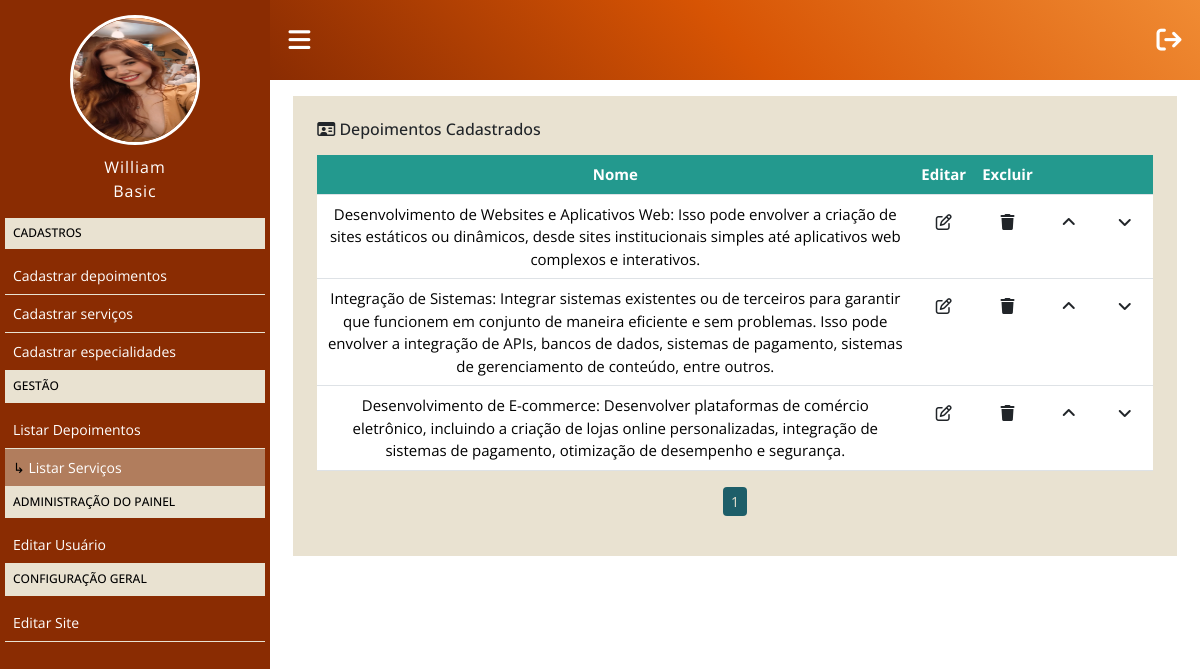
Page /painel/listar-servicos (signed in) on the committed database.
### classes/MySql.php (called while the page is built)
<?php
class MySql
{
    private static $pdo;
    public static function conectar()
    {
        if (self::$pdo == null) {
            try {
                self::$pdo = new PDO('mysql:host=' . HOST . ';dbname=' . DATABASE, USER, PASSWORD, array(PDO::MYSQL_ATTR_INIT_COMMAND => "SET NAMES utf8"));
                self::$pdo->setAttribute(PDO::ATTR_ERRMODE, PDO::ERRMODE_EXCEPTION);
            } catch (Exception $e) {
                echo '<h2 style="color:red;margin-top:20px;font-style: italic;text-transform:lowercase;">erro ao conectar</h2>';
            }
        }
        return self::$pdo;
    }
}

### painel/pages/listar-servicos.php (the view, shortened to what this page needs)
<?php
$currentPage = isset($_GET['page']) ? (int)$_GET['page'] : 1;
$perPage = 6;
$servicos = Painel::selectAll('tb_site.servicos', ($currentPage - 1) * $perPage, $perPage);
?>
<div class="metricas container bg-main-begePastel p-4 mb-3 mt-3 g-col-6">
    <h6 class="mb-3"><i class="fa fa-id-card-o"></i> Depoimentos Cadastrados</h6>
    <div class="wraper-table">
        <table class="table testimonial">
            <thead>
                <tr>
                    <th scope="col bg-main-mediumBlue">Nome</th>
                    <th scope="col">Editar</th>
                    <th scope="col">Excluir</th>
                    <th scope="col"></th>
                    <th scope="col"></th>
                </tr>
            </thead>
            <tbody>
                <?php
                foreach ($servicos as $key => $value) {
                ?>
                    <tr>
                        <td></a><?php echo $value['servico'] ?></td>
                        <td><a href="<?php echo INCLUDE_PATH_PAINEL ?>editar-servicos?id=<?php echo $value['id'] ?>" class="btn edit"><i class="fa-regular fa-pen-to-square"></i></a></td>
                        <td><a actionBtn="delete" href="<?php echo INCLUDE_PATH_PAINEL ?>listar-servicos?delete=<?php echo $value['id'] ?>" class="btn delete"><i class="fa-solid fa-trash"></i></a></td>
                        <td><a class="btn order" href="<?php echo INCLUDE_PATH_PAINEL ?>listar-servicos?order=up&id=<?php echo $value['id'] ?>"><i class="fa-solid fa-angle-up"></i></a></td>
                        <td><a class="btn order" href="<?php echo INCLUDE_PATH_PAINEL ?>listar-servicos?order=down&id=<?php echo $value['id'] ?>"><i class="fa-solid fa-angle-down"></i></a></td>
                    </tr>
                <?php } ?>
            </tbody>
        </table>
    </div>
    <nav aria-label="...">
        <ul class="pagination pagination-sm justify-content-center">
            <?php
            $totalpages = ceil(count(Painel::selectAll('tb_site.servicos')) / $perPage);
            for ($i = 1; $i <= $totalpages; $i++) {
                if ($i == $currentPage) {
                    echo ' <li class="page-item active" aria-current="page"><a class="page-link" href="' . INCLUDE_PATH_PAINEL . 'listar-depoimentos?page=' . $i . '">', $i . '</a></li>';
                } else {
                    echo ' <li class="page-item"><a class="page-link" href="' . INCLUDE_PATH_PAINEL . 'listar-depoimentos?page=' . $i . '">', $i . '</a></li>';
                }
            }
            ?>
        </ul>
    </nav>
</div>

### painel/css/style.css (style rules this page uses)
:root { --primary-color: #8a2c02; --secundary-color: #d75404; --terciary-color: #f08b33; --dark-color: #07000e; --light-color: #ededed; --bg-main-orange: #fa3419; --bg-main-begePastel: #e9e2d1; --bg-main-lightBlue: #7cbc9a; --bg-main-mediumBlue: #23998e; --bg-main-DeepBlue: #1d5e69; }
.bg-main-begePastel { background-color: var(--bg-main-begePastel) }
* { margin: 0; padding: 0; box-sizing: border-box; font-family: "Open Sans"; }
html.main, body.main { height: 100%; }
.page-link { color: var(--bg-main-DeepBlue) }
.active>.page-link { background: var(--bg-main-DeepBlue); border: var(--bg-main-mediumBlue); color: var(--bg-main-begePastel); }
.metricas.container { margin-top: 50px; }
.wraper-table { overflow-x: auto; }
.table.testimonial thead tr th, tbody tr td { text-align: center; }
thead tr th, tbody tr td { font-size: 15px; }
thead tr th { background: var(--bg-main-mediumBlue) !important; color: white !important; }
@media (min-width:769px) { .container { width: 95%; } }

### rows in the picture
tb_site.servicos: servico "Desenvolvimento de Websites e Aplicativos Web: Isso pode envolver a criação de sites estáticos ou dinâmicos, desde sites institucionais simples até aplicativos web complexos e interativos."
tb_site.servicos: servico "Integração de Sistemas: Integrar sistemas existentes ou de terceiros para garantir que funcionem em conjunto de maneira eficiente e sem problemas. Isso pode envolver a integração de APIs, bancos de dados, sistemas de pagamento, sistemas de gerenciamento de conteúdo, entre outros."
tb_site.servicos: servico "Desenvolvimento de E-commerce: Desenvolver plataformas de comércio eletrônico, incluindo a criação de lojas online personalizadas, integração de sistemas de pagamento, otimização de desempenho e segurança."

### other values in the picture
$_SESSION['name'] "William"
getUser($_SESSION['type_user']) "Basic"
